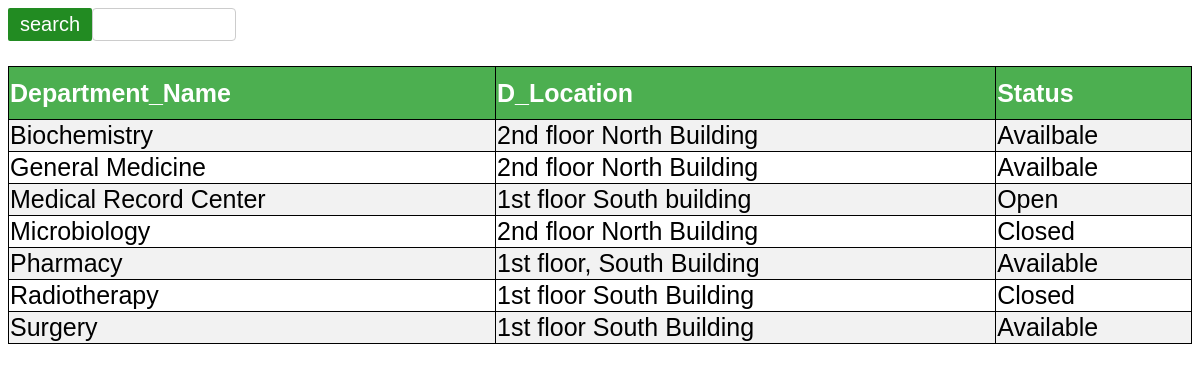
The page /HMS/display/disy-dept.php on the database its author committed.
### tables this page shows
CREATE TABLE `department` (
  `department_name` varchar(50) NOT NULL,
  `d_location` varchar(50) DEFAULT NULL,
  `status` varchar(50) DEFAULT NULL
);

### HMS/display/disy-dept.php (the view, shortened to what this page needs)
<!DOCTYPE html>
<html>
<head>
</head>
<body>
     <div class="container">
		<form action="search-depart.php" method="post">
			<input type="text" name="search" >
			<button class="btn">search</button>
        </form>
    </div>
	<table>
		<tr class="break">
			<th class="b1">Department_Name</th>
			<th class="b2">D_Location</th>
			<th class="b3">Status</th>
		</tr>
		<?php
      $conn =mysqli_connect("localhost", "root", "", "hospital");
            $sql = "SELECT department_name,d_location, status FROM department";
            $result = $conn->query($sql);
            if ($result->num_rows > 0) {
            while($row = $result->fetch_assoc()) {
            echo "<tr><td> " . $row["department_name"]. " </td><td>" . $row["d_location"]. "</td><td>" .$row["status"]."</td></tr>";
                  }
              echo"</table>";
               }
              else {
              echo "0 results";
              }
      ?>
</body>
</html>

### HMS/display/disy-dept.php (style rules this page uses)
.btn { background-color: #228B22; color: white; padding: 5px 12px; border: none; border-radius: 2px; cursor: pointer; float: left; font-size:20px; }
input[type=text] { width: 10%; padding: 8px 12px; border: 1px solid #ccc; border-radius: 4px; resize: vertical; margin-bottom:10px; }
.container { padding-bottom:15px; }
table { border-collapse:collapse; color:black; width:100%; font-family:sans-serif; font-size:25px; text-align:left; padding-left:15px; }
table,th,td { border:1px solid black; }
th { background-color:#4CAF50; color:white; height:50px; }
td { height:10px; vertical-align:bottom; }
tr:nth-child(even) { background-color: #f2f2f2 }

### rows shown on the page
department: department_name "Biochemistry", d_location "2nd floor North Building", status "Availbale"
department: department_name "General Medicine", d_location "2nd floor North Building", status "Availbale"
department: department_name "Medical Record Center", d_location "1st floor South building", status "Open"
department: department_name "Microbiology", d_location "2nd floor North Building", status "Closed"
department: department_name "Pharmacy", d_location "1st floor, South Building", status "Available"
department: department_name "Radiotherapy", d_location "1st floor South Building", status "Closed"
department: department_name "Surgery", d_location "1st floor South Building", status "Available"
